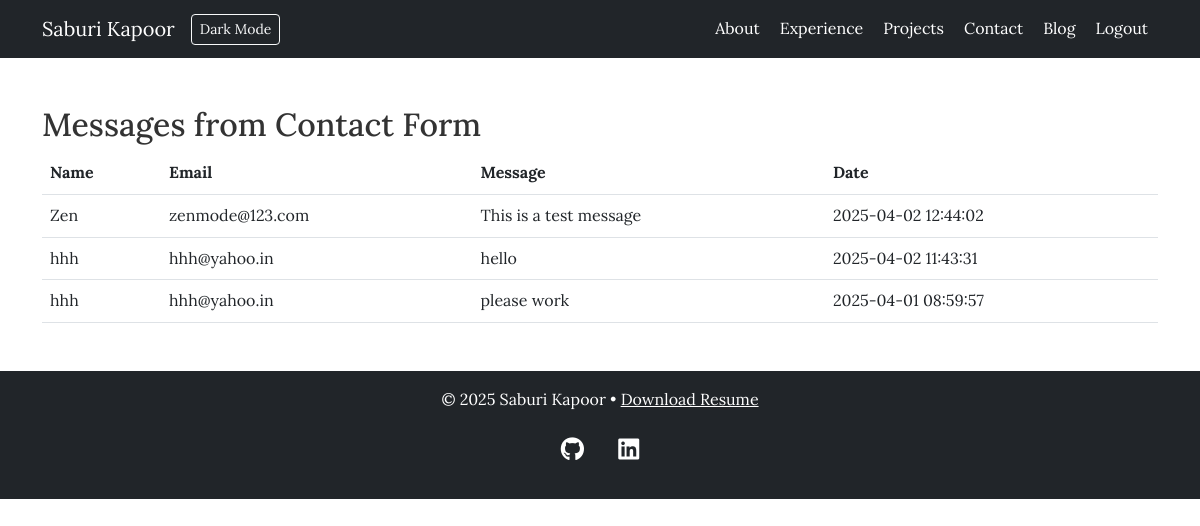
/admin/messages (signed in), run on the app's committed database.
### tables this page shows
CREATE TABLE messages (
    id INTEGER PRIMARY KEY AUTOINCREMENT,
    name TEXT NOT NULL,
    email TEXT NOT NULL,
    message TEXT NOT NULL,
    created TIMESTAMP DEFAULT CURRENT_TIMESTAMP
);

### app.py (the view)
@app.route("/admin/messages")
def admin_messages():
    if 'logged_in' not in session:
        flash("Please log in to access the admin panel.", "danger")
        return redirect(url_for('login'))  # Redirect to login page if not logged in
    conn = get_db_connection()
    messages = conn.execute("SELECT * FROM messages ORDER BY created DESC").fetchall()
    conn.close()
    return render_template("messages.html", messages=messages)

### app.py (called while the page is built)
def get_db_connection():
 conn = sqlite3.connect(DATABASE)
 conn.row_factory = sqlite3.Row # so we can treat rows like dictionaries
 return conn

### templates/messages.html (shortened to what this page needs)
{% extends "base.html" %}
{% block content %}
<div class="container my-5">
    <h2>Messages from Contact Form</h2>
    {% if messages %}
        <table class="table">
            <thead>
                <tr>
                    <th>Name</th>
                    <th>Email</th>
                    <th>Message</th>
                    <th>Date</th>
                </tr>
            </thead>
            <tbody>
                {% for message in messages %}
                    <tr>
                        <td>{{ message['name'] }}</td>
                        <td>{{ message['email'] }}</td>
                        <td>{{ message['message'] }}</td>
                        <td>{{ message['created'] }}</td>
                    </tr>
                {% endfor %}
            </tbody>
        </table>
    {% else %}
        <p>No messages yet.</p>
    {% endif %}
</div>
{% endblock %}

### templates/base.html (shortened to what this page needs)
<!DOCTYPE html>
<html lang="en">
<head>
  <link href="https://cdn.jsdelivr.net/npm/bootstrap@5.3.0/dist/css/bootstrap.min.css" rel="stylesheet">
  <link rel="stylesheet" href="{{ url_for('static', filename='style.css') }}">
</head>
<body>
  <nav class="navbar navbar-expand-md navbar-dark bg-dark">
    <div class="container">
      <a class="navbar-brand" href="{{ url_for('home') }}">Saburi Kapoor</a>
      <button id="darkToggle" class="btn btn-outline-light btn-sm">Dark Mode</button>
      <div class="collapse navbar-collapse" id="main-nav">
        <ul class="navbar-nav ms-auto">
          <li class="nav-item"><a class="nav-link" href="{{ url_for('home') }}#about">About</a></li>
          <li class="nav-item"><a class="nav-link" href="{{ url_for('home') }}#experience">Experience</a></li>
          <li class="nav-item"><a class="nav-link" href="{{ url_for('home') }}#projects">Projects</a></li>
          <li class="nav-item"><a class="nav-link" href="{{ url_for('home') }}#contact">Contact</a></li>
          <li class="nav-item"><a class="nav-link" href="{{ url_for('blog') }}">Blog</a></li>
          {% if 'logged_in' in session %}
            <li class="nav-item"><a class="nav-link" href="{{ url_for('logout') }}">Logout</a></li>
          {% else %}
            <li class="nav-item"><a class="nav-link" href="{{ url_for('login') }}">Dashboard Access</a></li>
          {% endif %}
        </ul>
      </div>
    </div>
  </nav>
  <main>
    {% block content %}{% endblock %}
  </main>
  <footer class="bg-dark text-white text-center p-3">
    <p>© 2025 Saburi Kapoor &bull; <a href="{{ url_for('static', filename='resume.pdf') }}" class="text-white">Download Resume</a></p>
    <p>
      <div class="social-icons">
        <a href="https://github.com/SaburiKapoor" target="_blank"><i class="fab fa-github"></i></a>
        <a href="https://linkedin.com/in/SaburiKapoor" target="_blank"><i class="fab fa-linkedin"></i></a>
    </div>
    </p>
  </footer>
</body>
</html>

### static/style.css (style rules this page uses)
body { font-family: 'Lora', sans-serif; margin: 0; padding: 0; line-height: 1.6; color: #333; }
.navbar-nav .nav-item { position: relative; }
.navbar-nav .nav-item .nav-link { position: relative; color: white; text-decoration: none; padding: 5px 10px; }
.navbar-nav .nav-item .nav-link::after { content: ''; width: 0; height: 3px; background: #ff004f; position: absolute; left: 50%; bottom: 0; transition: width 0.4s ease, left 0.4s ease; }
footer { text-align: center; padding: 1rem; background: #333; color: #fff; }
footer a { color: #fff; }
.social-icons a { font-size: 24px; margin: 0 15px; color: white; transition: transform 0.3s ease, color 0.3s ease; }
.social-icons i { vertical-align: middle; display: inline-block; }

### data on the page
messages: name "Zen", email "zenmode@123.com", message "This is a test message", created "2025-04-02 12:44:02"
messages: name "hhh", email "hhh@yahoo.in", message "hello", created "2025-04-02 11:43:31"
messages: name "hhh", email "hhh@yahoo.in", message "please work", created "2025-04-01 08:59:57"
